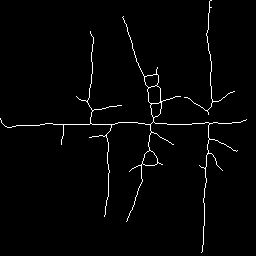
#> input picture dataset_1_skeleton_Zhang_Suen/RUC-Net/1C8-10-2.png, 256 x 256 px; its folder holds only this picture in this run
$ python dp.py
#> lines starting #> are read from the running program, lines starting #| are printed output that depends on the picture; after the words box and inside, x2 and y2 are one past the last pixel; in counts of white or black regions, pixels touching at a corner belong together; long printed decimals are rounded
### code availability/HIAC-main/DPC.py
# -*- coding: utf-8 -*-
"""
Created on Wed Jan  5 10:04:22 2022

@author: 佡儁

Edited on Feb 25 2024

@editor: thai

contribution:
    - add ratio parameter
    - add kernel parameter (cutoff or gaussian)
    - handle pairwise distance as an input
    - add decision graph parameter (gamma = rho * delta)

working on:
    - add noise feature
"""
"""
DPC算法，返回聚类的结果

DPC algorithm, returns clustering results
"""
import numpy as np
import math
import scipy.spatial.distance
import matplotlib.pyplot as plt


def DPC(data, k, ratio=2, kernel="cutoff", decision_graph=True):
    """
    density peaks clustering

    Args:
        data (ndarray (m, n)): data points
        k (int): number of clusters

    Returns:
        cl: labels
    """

    # in case input is already a pairwise distance list
    if data.shape[1] == 3 and abs(np.max(np.unique(data[:, 0])).astype('i') - np.max(np.unique(data[:, 1])).astype('i')) == 1:
        if len(np.unique(data[:, 0])) > len(np.unique(data[:, 1])):
            Num = len(np.unique(data[:, 0]))
        else:
            Num = len(np.unique(data[:, 1]))
        distance = data[:, 2]
    else:
        Num = data.shape[0]
        # pairwise distance - pdist
        distance = scipy.spatial.distance.pdist(data)

    # distance matrix
    dis_matrix = scipy.spatial.distance.squareform(distance)
    sda = np.sort(distance)

    area = sda[round(sda.shape[0] * ratio / 100) - 1]  # calculate d_c
    print(f"d_c = {area}")

    # Find density (cutoff kernel)
    if kernel == "cutoff":
        density = np.zeros(Num, dtype=np.int32)
        for i in range(Num - 1):
            for j in range(i + 1, Num):
                if dis_matrix[i, j] < area:
                    density[i] += 1
                    density[j] += 1
    # Find density (gaussian kernel)
    elif kernel == "gaussian" or kernel == "Gaussian":
        density = np.zeros(Num, dtype=np.float64)
        for i in range(Num - 1):
            for j in range(i + 1, Num):
                density[i] += np.exp(-((dis_matrix[i, j] / area) * (dis_matrix[i, j] / area)))
                density[j] += np.exp(-((dis_matrix[i, j] / area) * (dis_matrix[i, j] / area)))

    maxd = dis_matrix.max()

    # sort data points by density in descending order and return its index
    density_index = np.argsort(-density, kind="stable")
    delta = np.zeros(Num, dtype=np.float32)
    nneigh = np.zeros(Num, dtype=np.int32)

    # find delta
    delta[density_index[0]] = -1.0
    for i in range(1, Num):
        delta[density_index[i]] = maxd
        for j in range(i):
            if dis_matrix[density_index[i], density_index[j]] < delta[density_index[i]]:
                delta[density_index[i]] = dis_matrix[density_index[i], density_index[j]]
                nneigh[density_index[i]] = density_index[j]
    delta[density_index[0]] = delta.max()

    gamma = density * delta

    # print("\ndensity\n", density[:100], "\ndelta\n", delta[:100], "\ngamma\n", gamma[:100], "\nnneigh\n", nneigh[:100])
    # print("\ndensity_index\n", density_index[:100])
    gamma_index = np.argsort(-gamma, kind="stable")
    cluster = gamma_index[:k]  # The number of the cluster center
    cl = np.ones(Num, dtype=np.int32)
    cl *= -1
    icl = np.ones(cluster.shape[0] + 1, dtype=np.int32)
    icl *= -1
    # print("\ncl\n", cl[:100])
    Num_cluster = 0
    # print("cluster size: ", cluster.shape[0])
    for i in range(cluster.shape[0]):
        Num_cluster = Num_cluster + 1
        cl[gamma_index[i]] = Num_cluster
        icl[Num_cluster] = gamma_index[
            i
        ]  # 第Num_cluster个簇的簇心是i -> The cluster center of the Num_cluster cluster is i
    # print("\ncl\n", cl[:100])

    for i in range(Num):
        if cl[density_index[i]] == -1:
            cl[density_index[i]] = cl[nneigh[density_index[i]]]

    # plot decision graph
    if decision_graph:
        plt.scatter(np.arange(1, Num + 1), np.sort(gamma)[::-1])
        plt.title("Decision graph")
        plt.ylabel("gamma = rho * delta")
        plt.show()

    return cl

### dp.py
import os
import sys

sys.path.append("code availability/HIAC-main")

from DPC import DPC
import cv2
import numpy as np


"""
This script applies DPC (density peaks clustering to find rice panicle's junctions)

DPC parameters are set as follows:
- k = 25 (number of clusters)
- percent = 0.75
- kernel = cutoff

How to use: Just run the script
"""


def dp() -> None:
    """
    density peaks clustering

    arguments: none

    returns: none (save image)
    """
    folder_path = r"dataset_1_skeleton_Zhang_Suen/RUC-Net"
    file_names = os.listdir(folder_path)

    for file_name in file_names:

        file_path = f"{folder_path}/{file_name}"

        img_in = cv2.imread(file_path, cv2.IMREAD_GRAYSCALE)
#> img_in: shape (256, 256); 1.9% white in thin lines or dots

        # Uncomment 3 lines below to view the original image
        # cv2.imshow("original", img_in)
        # cv2.waitKey(0)
        # cv2.destroyAllWindows()

        white_px = np.argwhere(img_in > 0)
#> white_px = 1232 pairs, first value 0 to 252, second value 0 to 246

        # Call DPC
        labels = DPC(white_px, 28, ratio=0.75, kernel="cutoff", decision_graph=False)
#> in DPC, `dis_matrix = scipy.spatial.distance.squareform(distance)`:
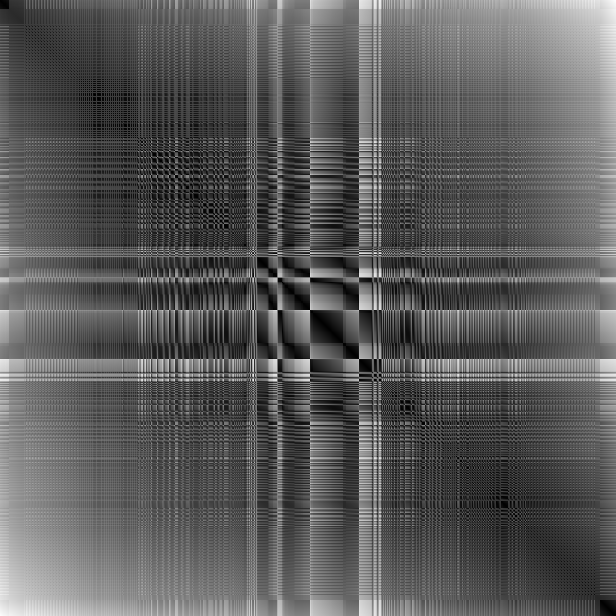
#> dis_matrix: shape (1232, 1232) float64 (shown at 1/2 size); min 0, max 252.2, mean 91.7
#> in DPC, `area = sda[round(sda.shape[0] * ratio / 100) - 1]`: area = 5
#| d_c = 5.0
#> in DPC, `maxd = dis_matrix.max()`: maxd = 252.2
#> after the loop in DPC, `for i in range(1, Num):`: delta = 1232 values, max 86.31 at index 753, min -1 at index 368, mean 1.8; nneigh = 1232 values, max 1230 at index 1231, min 0 at index 1, mean 612.5
#> in DPC, `gamma = density * delta`: gamma = 1232 values, max 1467.3 at index 368, min 4 at index 49, mean 18.32
#> in DPC, `gamma_index = np.argsort(-gamma, kind="stable")`: gamma_index = 1232 values, max 1231 at index 1206, min 0 at index 1117, mean 615.5
#> in DPC, `cluster = gamma_index[:k]`: cluster = 28 values, max 1032 at index 14, min 5 at index 2, mean 538.2
#> after the loop in DPC, `for i in range(cluster.shape[0]):`: Num_cluster = 28; cl = 1232 values, max 28 at index 247, min -1 at index 0, mean -0.648; icl = 29 values, max 1032 at index 15, min -1 at index 0, mean 519.6
#> after the loop in DPC, `for i in range(Num):`: cl = 1232 values, max 28 at index 242, min 1 at index 305, mean 12.08
#> labels has the same summary as cl in DPC
        clusters, freq = np.unique(labels, return_counts=True)
#> clusters = 28 values from 1 to 28; freq = 28 values, max 103 at index 25, min 11 at index 26, mean 44

        # Plot cluster centers
        centers = np.zeros([len(clusters), 2])
#> centers = 28 pairs, first value 0 to 0, second value 0 to 0
        for i, cluster in enumerate(clusters):
            centers[i, :] = np.mean(white_px[labels == cluster], axis=0)
#> this loop made 28 passes
#> after the loop, centers = 28 pairs, first value 43.5 to 204.9, second value 18.19 to 239

        centers = centers.astype("i")
#> centers = 28 pairs, first value 43 to 204, second value 18 to 239

        img_out = cv2.cvtColor(img_in, cv2.COLOR_GRAY2RGB)
#> img_out is the input picture: shape (256, 256, 3); 1.9% white in thin lines or dots
        for i in range(len(centers)):
            cv2.circle(img_out, (centers[i, 1], centers[i, 0]), 2, (0, 0, 255), -1)
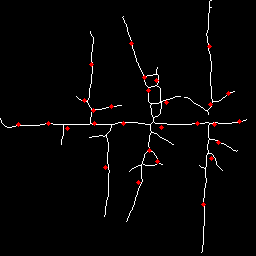
#> img_out: shape (256, 256, 3); 0.56% of pixels changed, all inside (x1, y1, x2, y2) = (16, 41, 242, 207)

        # [7 lines of commented-out code are left out]
        save_path = rf"clustered_skeleton/DPC/Zhang-Suen/{file_name}"
        cv2.imwrite(save_path, img_out)

        print(f"Successfully generated {file_name}")


if __name__ == "__main__":
    dp()

$ run again, on dataset_1_skeleton_Zhang_Suen/RUC-Net/1C8-12-1.png
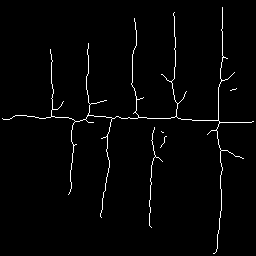
#> input picture dataset_1_skeleton_Zhang_Suen/RUC-Net/1C8-12-1.png, 256 x 256 px
#> img_in: shape (256, 256); 1.9% white in thin lines or dots
#> white_px = 1273 pairs, first value 7 to 253, second value 2 to 253
#> in DPC, `dis_matrix = scipy.spatial.distance.squareform(distance)`:
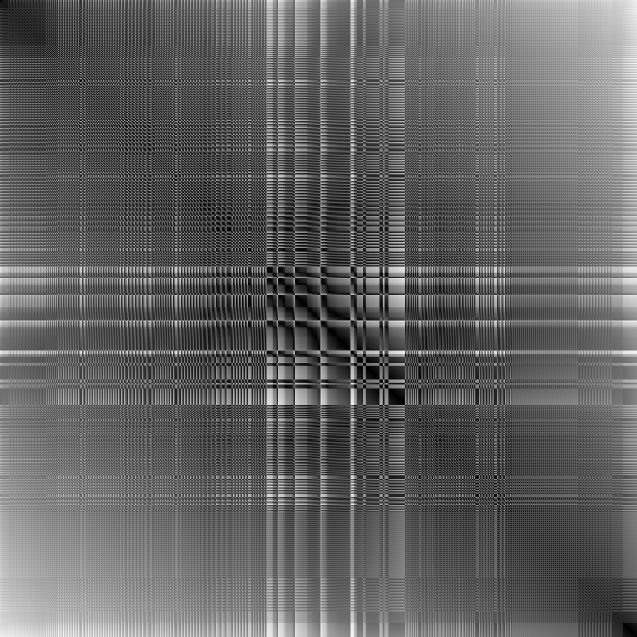
#> dis_matrix: shape (1273, 1273) float64 (shown at 1/2 size); min 0, max 261.7, mean 101.6; drawn with min black and max white
#> area = 5.1
#| d_c = 5.099
#> maxd = 261.7
#> after the loop in DPC, `for i in range(1, Num):`: delta = 1273 values, max 81.15 at index 530, min -1 at index 758, mean 2.11; nneigh = 1273 values, max 1271 at index 1272, min 0 at index 758, mean 632.8
#> gamma = 1273 values, max 1460.8 at index 758, min 2.83 at index 846, mean 22.98
#> gamma_index = 1273 values, max 1272 at index 1258, min 0 at index 1242, mean 636
#> in DPC, `cluster = gamma_index[:k]`: cluster = 28 values, max 1257 at index 27, min 6 at index 11, mean 627.9
#> after the loop in DPC, `for i in range(cluster.shape[0]):`: Num_cluster = 28; cl = 1273 values, max 28 at index 1257, min -1 at index 0, mean -0.659; icl = 29 values, max 1257 at index 28, min -1 at index 0, mean 606.2
#> after the loop in DPC, `for i in range(Num):`: cl = 1273 values, max 28 at index 1252, min 1 at index 555, mean 12.67
#> labels has the same summary as cl in DPC
#> clusters = 28 values from 1 to 28; freq = 28 values, max 90 at index 3, min 11 at index 20, mean 45.46
#> in dp, `centers = np.zeros([len(clusters), 2])`: centers = 28 pairs, first value 0 to 0, second value 0 to 0
#> the loop in dp, `for i, cluster in enumerate(clusters):` made 28 passes
#> after the loop in dp, `for i, cluster in enumerate(clusters):`: centers = 28 pairs, first value 29 to 244, second value 22 to 225.1
#> in dp, `centers = centers.astype("i")`: centers = 28 pairs, first value 29 to 243, second value 22 to 225
#> in dp, img_out is the input picture: shape (256, 256, 3); 1.9% white in thin lines or dots
#> the loop in dp, `for i in range(len(centers)):` made 28 passes
#> after the loop in dp, `for i in range(len(centers)):`:
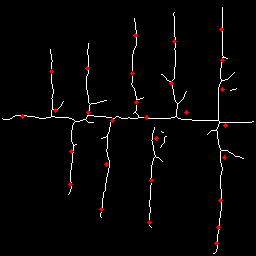
#> img_out: shape (256, 256, 3); 0.56% of pixels changed, all inside (x1, y1, x2, y2) = (20, 27, 228, 246)
